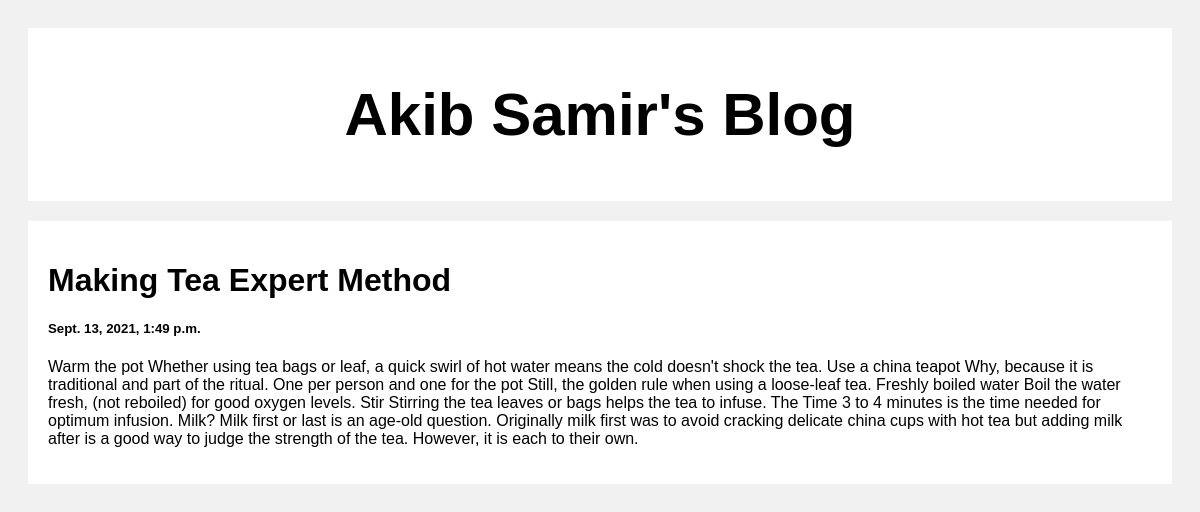
Screenshot of /post/2 with the database file from the repository.
### post/models.py (models this page shows, shortened)
class Post(models.Model):
    title = models.CharField(max_length=100)
    body = models.TextField(max_length=100000)
    created_at = models.DateTimeField(default=datetime.now, blank=True)

### post/views.py (the view)
# urls.py: path('', include('post.urls')),
def post(request, pk):
    posts = Post.objects.get(id=pk)
    return render(request, 'post.html', {'posts':posts})

### templates/post.html (shortened to what this page needs)
<!DOCTYPE html>
<html>
<head>
</head>
<body>
    <div class="header">
        <h2>Akib Samir's Blog</h2>
    </div>
    <div class="row">
        <div class="leftcolumn">
            <div class="card">
                <h1>{{posts.title}}</h1>
                <h5>{{posts.created_at}}</h5>
                <p>{{posts.body}}</p>
            </div>
        </div>
    </div>
</body>
</html>

### templates/post.html (style rules this page uses)
* { box-sizing: border-box; }
body { font-family: Arial; padding: 20px; background: #f1f1f1; }
.header { padding: 2px; font-size: 40px; text-align: center; background: white; }
.leftcolumn { float: left; width: 100%; }
.card { background-color: white; padding: 20px; margin-top: 20px; }
.row:after { content: ""; display: table; clear: both; }

### rows the page displays
Post: title "Making Tea Expert Method", created_at "Sept. 13, 2021, 1:49 p.m.", body "Warm the pot Whether using tea bags or leaf, a quick swirl of hot water means the cold doesn't shock the tea. Use a china teapot Why, because it is traditional and part of the ritual. One per person and one for the pot Still, the golden rule when using a loose-leaf tea. Freshly boiled water Boil the water fresh, (not reboiled) for good oxygen levels. Stir Stirring the tea leaves or bags helps the tea to infuse. The Time 3 to 4 minutes is the time needed for optimum infusion. Milk? Milk first or last is an age-old question. Originally milk first was to avoid cracking delicate china cups with hot tea but adding milk after is a good way to judge the strength of the tea. However, it is each to…"
